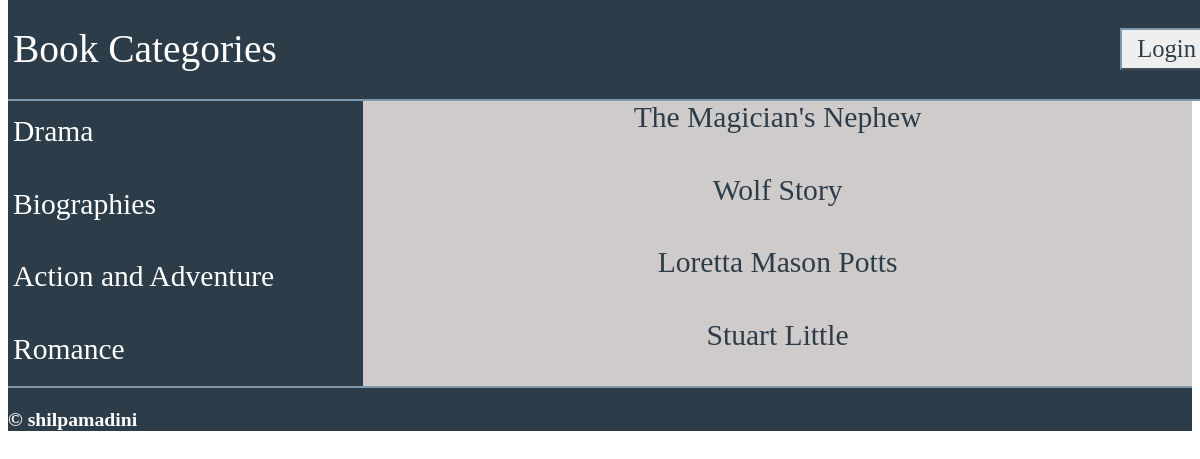
The app's page /8/ with its own data.
### database_setup.py (models this page shows, shortened)
class Catalog(Base):
    __tablename__ = 'catalog'
    id = Column(Integer, primary_key=True)
    catalog_name = Column(String(250), nullable=False)
    user_id = Column(Integer, ForeignKey('user.id'))
    user = relationship(User)

class CatalogItem(Base):
    __tablename__ = 'catalog_item'
    id = Column(Integer, primary_key=True)
    item_name = Column(String(80), nullable=False)
    description = Column(String(1000))
    catalog_id = Column(Integer, ForeignKey('catalog.id'))
    catalog = relationship(Catalog)
    user_id = Column(Integer, ForeignKey('user.id'))
    user = relationship(User)

### application.py (the view)
@app.route('/<int:catalog_id>/')
def showItems(catalog_id):
    catalog = session.query(Catalog).filter_by(id=catalog_id).one()
    catalogs = session.query(Catalog).all()
    items = session.query(CatalogItem).filter_by(catalog_id=catalog_id).all()
    if 'username' not in login_session:
        return render_template('publicitems.html', items=items,
                    catalog=catalog, catalogs=catalogs)
    else:
        return render_template('items.html', items=items,
                    catalog=catalog, catalogs=catalogs)

### templates/publicitems.html (shortened to what this page needs)
{% extends "main.html" %}
{% block content %}
    <div class = 'display-catalog'>
        <div class= 'scrolling-sidebar'>
                {% for c in catalogs %}
                    <a href = "{{url_for('showItems', catalog_id = c.id)}}">
                        <div >
                            <h3>{{c.catalog_name}}</h3>
                        </div>
                    </a>
                {% endfor %}
        </div>
        <div class= 'content'>
			<div>
				<h1>{{ catalog.catalog_name }}
				</h1>
			</div>
			{% if item !=[] %}
				<div >
					{% for i in items %}
						<a href = "{{url_for('showDescription',catalog_id=i.catalog_id,item_id=i.id)}}">
							<h3>{{i.item_name}}</h3>
						</a>
					{% endfor %}
				</div>
			{% endif %}
        </div>
    </div>
{% endblock %}

### static/styles.css (style rules this page uses)
body { font-family: Palatino, "Palatino Linotype", "Palatino LT STD", "Book Antiqua", Georgia, serif ; display:block ; overflow-x:hidden ; }
.display-catalog { display: table ; width: 100%; height: 100%; }
.scrolling-sidebar { display: table-cell; width: 30%; vertical-align: top; background-color:#2d3c49; height: 100%; overflow-x:hidden; overflow-y:scroll; }
.scrolling-sidebar h3 { color:#fff; font-family: Palatino, "Palatino Linotype", "Palatino LT STD", "Book Antiqua", Georgia, serif ; font-size: 3.0vmin ; font-weight:lighter ; text-align:left ; padding: 5px; }
.content { display: table-cell; width: 80%; vertical-align: top; text-align: center; background-color:#d0cbcb; height: 100%; overflow-x:hidden; overflow-y: scroll; }
.content h1 { color:#2d3c49; }
.content h3 { color:#2d3c49; font-family: Palatino, "Palatino Linotype", "Palatino LT STD", "Book Antiqua", Georgia, serif ; font-size: 3.0vmin ; font-weight:lighter ; text-align:center ; padding: 5px; }
a { text-decoration: none; }

### records on screen
Catalog: catalog_name "Drama"
Catalog: catalog_name "Biographies"
Catalog: catalog_name "Action and Adventure"
Catalog: catalog_name "Romance"
CatalogItem: item_name "The Magician's Nephew"
CatalogItem: item_name "Wolf Story"
CatalogItem: item_name "Loretta Mason Potts"
CatalogItem: item_name "Stuart Little"
